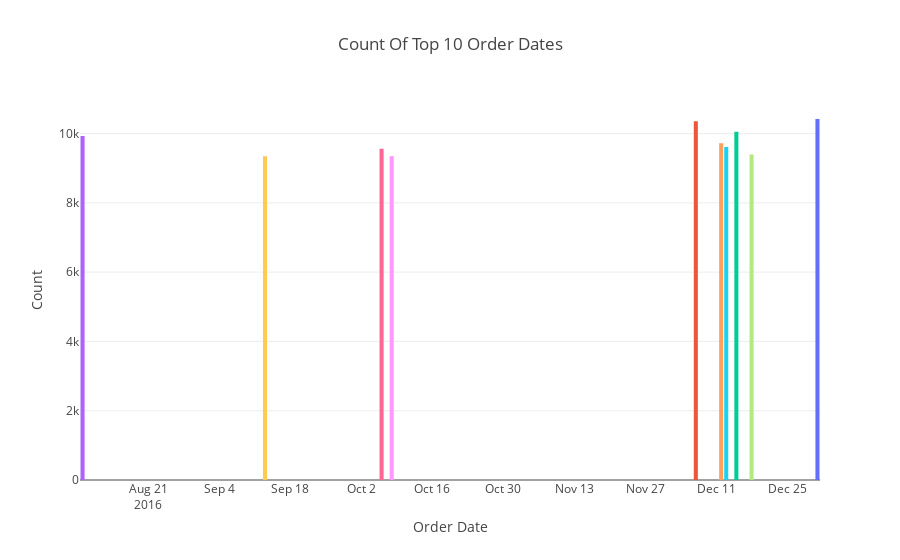

Source (notebook cell):
### Code cell
top_10_order_dates = df['OrderDate'].value_counts().sort_values(ascending=False).head(10)

fig = go.Figure()
fig.add_trace(go.Bar(
    x=top_10_order_dates.index, 
    y=top_10_order_dates.values,  
    marker=dict(color=colors)    
))

fig.update_layout(
    title='Count Of Top 10 Order Dates',
    xaxis_title='Order Date',
    yaxis_title='Count',)

fig.show()

### Figure 1 — Plotly figure (JSON) as saved in the notebook; plotly's stock layout.template omitted (floating-point values rounded to 4 significant figures)
{"data": [{"marker": {"color": ["#636EFA", "#EF553B", "#00CC96", "#AB63FA", "#FFA15A", "#19D3F3", "#FF6692", "#B6E880", "#FF97FF", "#FECB52"]}, "type": "bar", "x": ["2016-12-31T00:00:00", "2016-12-07T00:00:00", "2016-12-15T00:00:00", "2016-08-08T00:00:00", "2016-12-12T00:00:00", "2016-12-13T00:00:00", "2016-10-06T00:00:00", "2016-12-18T00:00:00", "2016-10-08T00:00:00", "2016-09-13T00:00:00"], "y": [10421, 10355, 10056, 9933, 9721, 9610, 9562, 9394, 9349, 9347]}], "layout": {"autosize": true, "title": {"text": "Count Of Top 10 Order Dates"}, "xaxis": {"autorange": true, "range": ["2016-08-07 12:00", "2016-12-31 12:00"], "title": {"text": "Order Date"}, "type": "date"}, "yaxis": {"autorange": true, "range": [0, 10970.0], "title": {"text": "Count"}, "type": "linear"}}}
